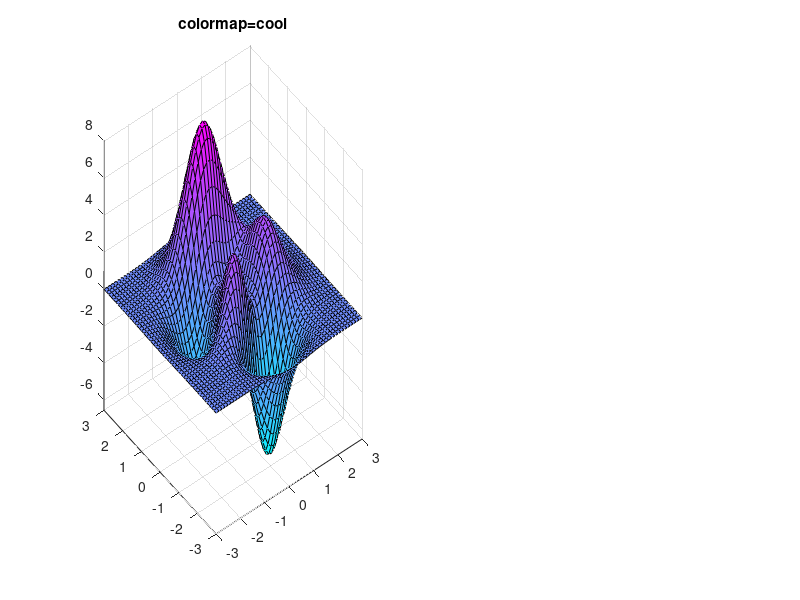

MATLAB code to generate this figure: (Note: this script raises an error after producing the figure.)
subplot(121);
colormap cool;
peaks;
title('colormap=cool');
freezeColors;

subplot(122);
colormap hot;
peaks;
freezeColors;
title('colormap=hot');